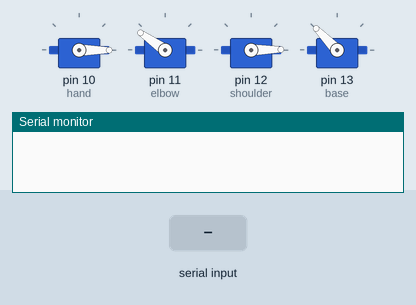
Simulated run of this sketch. Board: Arduino Uno, built with avr-gcc and run on an emulated ATmega328P. On the bench: 4 × servo, the last lines printed to the serial monitor. The test bench sets the inputs (shaded band).

Above: at 1.2 s.
1.3 s: "1" received over Serial
At 1.48 s:
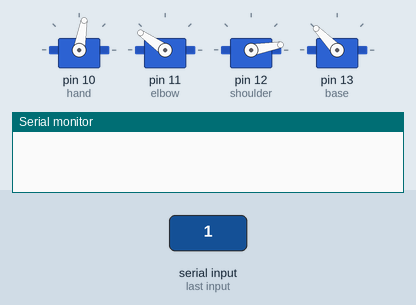
At 3.1 s:
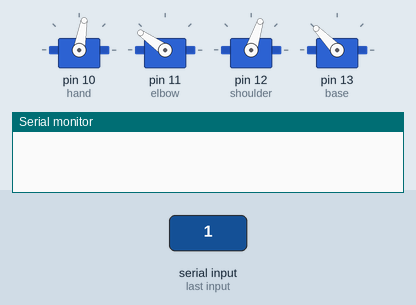
4.3 s: "2" received over Serial
At 5.3 s:
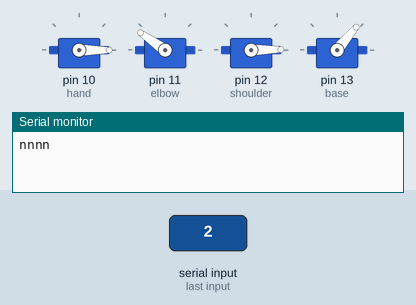
Timing chart, 0 to 8.1 s (numbered marks = the images above; inputs shaded):
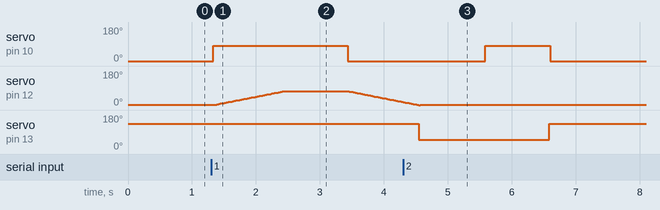

The sketch:

sensores.ino
```cpp
#include <Servo.h>
char sensores[50] = {0};
const int trigPin = 8;
const int echoPin = 7;
long duration;
long distance;
int inByte = '0';
int SV1 = 0, SV2 = 0, US = 0;
Servo base;               //Definir objetos servos
Servo shoulder;
Servo elbow;
Servo hand;
int hands = 0;
int elbows = 145;
int shoulders = 1;
int bases = 134;

int pos_base;
int pos_shoulder;
int pos_elbow;

char res;
void setup() {

  Serial.begin(115200);
  pinMode(trigPin, OUTPUT);
  pinMode(echoPin, INPUT);
  hand.attach(10);           //definir conexiones servo
  elbow.attach(11);
  shoulder.attach(12);
  base.attach(13);
  hand.write(0);
  base.write(134);
  shoulder.write(1);
  elbow.write(145);
}

void loop() {

  if (Serial.available()) {
    inByte = Serial.read();
    if (inByte == '1') {    //recoger pieza
      hands = 80;
      shoulders = 72;
      bases = 134;
      base.write(bases);
      delay(10);
      hand.write(hands); //pinza cerrada
      delay(10);
      servo_move_shoulder(shoulders);
      delay(1000);
      Serial.println("nnnn");
    }
    else if (inByte == '2') {         //abandonar pieza
      hands = 80;
      shoulders = 1;
      bases = 50;
      base.write(bases);
      delay(10);
      servo_move_shoulder(shoulders);
      delay(1000);
      hand.write(hands); //pinza cerrada
      delay(1000);
      Serial.println("nnnn");
    }
    else if (inByte == 's') {
      SV1 = analogRead(A0);
      delay(0.02);
      SV2 = analogRead(A1);
      delay(0.02);
      digitalWrite(trigPin, LOW);
      delay(10);
      digitalWrite(trigPin, HIGH);
      delayMicroseconds(10);
      digitalWrite(trigPin, LOW);

      // Read pulse comes from HC-SR04 Echo pin
      duration = pulseIn(echoPin, HIGH);
      // Read echo pulse width
      US = duration / 58;
      delay(0.02);
      String Sensores = String(SV1) + " " + String(SV2) + " " + String(US) + " ";
      Serial.println(Sensores); //enviar string a raspberry pi

    }
  }
  else {
    base.write(134);
    delay(10);
    hand.write(0); //pinza cerrada
    delay(10);
    servo_move_shoulder(1);

  }


}

int ultrasonido() {
  digitalWrite(trigPin, LOW);
  delay(10);
  digitalWrite(trigPin, HIGH);
  delayMicroseconds(10);
  digitalWrite(trigPin, LOW);

  // Read pulse comes from HC-SR04 Echo pin
  duration = pulseIn(echoPin, HIGH);
  // Read echo pulse width
  distance = duration / 58;

  return distance;

}

void servo_move_shoulder(int x) {
  if (pos_shoulder < x) {
    for (int i = pos_shoulder; i <= x; i += 1) { // goes from 0 degrees to 180 degrees
      // in steps of 1 degree
      shoulder.write(i);              // tell servo to go to position in variable 'pos'
      delay(15);
      pos_shoulder = i;
    }

  }
  else if (pos_shoulder > x) {
    for (int i = pos_shoulder; i >= 0; i -= 1) { // goes from 180 degrees to 0 degrees
      shoulder.write(i);              // tell servo to go to position in variable 'pos'
      delay(15);
      pos_shoulder = i;
    }
  }
  else {
    shoulder.write(pos_shoulder);
    delay(15);
  }
}
```

Measured:
- after the input at 1.3 s, servo on pin 10 (hand): 0° → 80° at once, → 0° 2.1 s later; servo on pin 12 (shoulder): rises from 1° to 72° in 1.1 s, then falls to 17° in 1.9 s
- after the input at 4.3 s, servo on pin 10 (hand): 0° → 80° after 1.3 s, → 0° 1.0 s later; servo on pin 13 (base): 134° → 50° after 0.25 s, → 134° 2.0 s later
